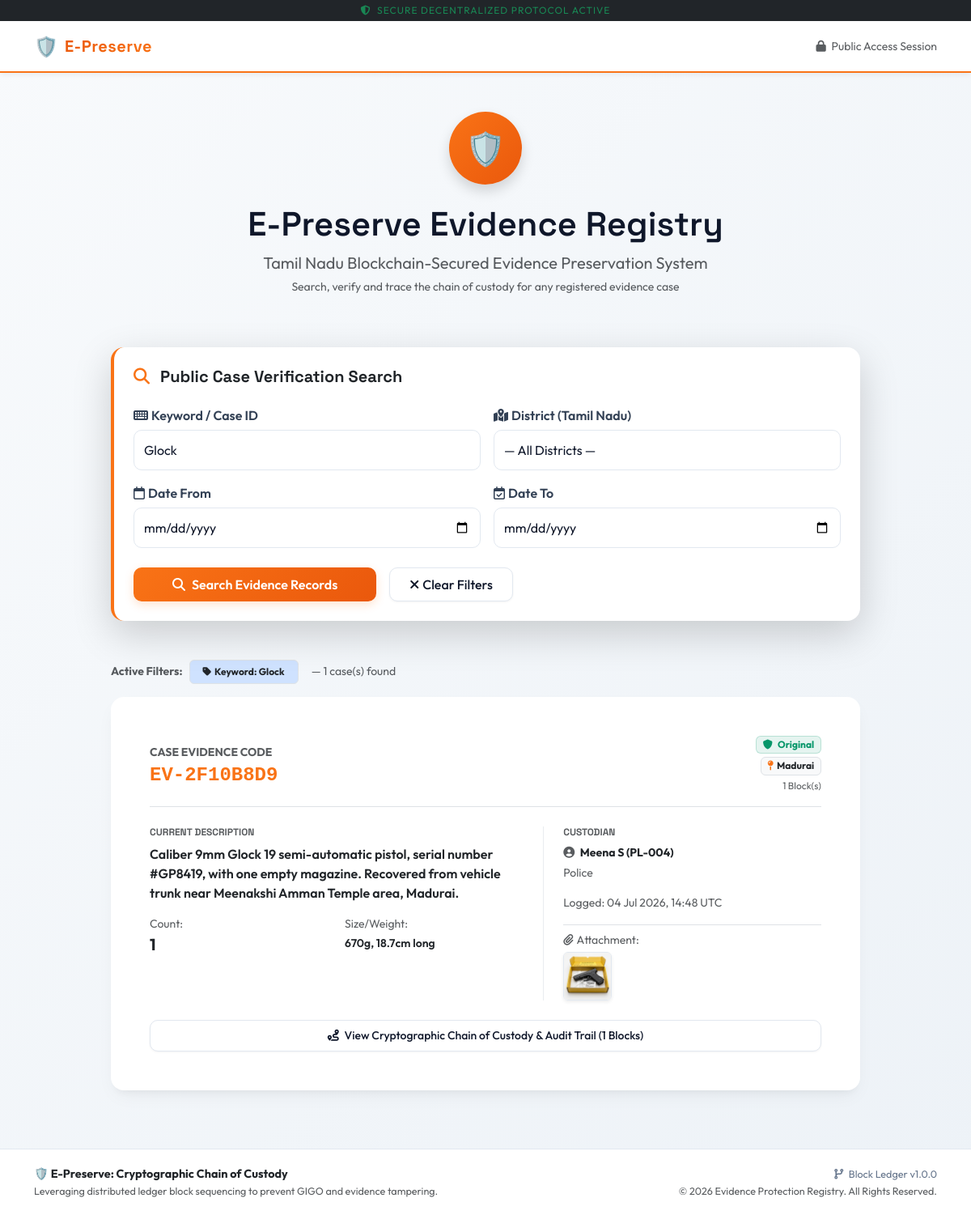
Page /search?query=Glock on the committed database.
### app.py (models this page shows, shortened)
class EvidenceBlock(db.Model):
    id = db.Column(db.Integer, primary_key=True)
    evidence_id = db.Column(db.String(50), nullable=False)
    block_type = db.Column(db.String(30), nullable=False)   # INITIAL, CORRECTION
    item_description = db.Column(db.Text, nullable=False)
    count = db.Column(db.Integer, nullable=False)
    size = db.Column(db.String(50), nullable=False)
    district = db.Column(db.String(100), nullable=True)     # Tamil Nadu district
    timestamp = db.Column(db.DateTime, default=datetime.datetime.utcnow, nullable=False)
    officer_details = db.Column(db.String(150), nullable=False)
    court_order_number = db.Column(db.String(100), nullable=True)
    correction_notes = db.Column(db.Text, nullable=True)
    evidence_file = db.Column(db.String(255), nullable=True)
    evidence_file_type = db.Column(db.String(50), nullable=True)
    previous_hash = db.Column(db.String(64), nullable=False)
    hash = db.Column(db.String(64), nullable=False)

### app.py (the view)
@app.route('/search')
def public_search():
    query        = request.args.get('query', '').strip()
    district_f   = request.args.get('district', '').strip()
    date_from    = request.args.get('date_from', '').strip()
    date_to      = request.args.get('date_to', '').strip()
    results = []
    has_any_filter = bool(query or district_f or date_from or date_to)
    if has_any_filter:
        all_blocks = EvidenceBlock.query.order_by(EvidenceBlock.timestamp.desc()).all()
        results = build_evidence_list(all_blocks, query, district_f, date_from, date_to)
    return render_template(
        'public_search.html',
        query=query,
        district_filter=district_f,
        date_from=date_from,
        date_to=date_to,
        results=results,
        tn_districts=TN_DISTRICTS,
        has_any_filter=has_any_filter
    )

### templates/public_search.html (shortened to what this page needs)
{% extends "base.html" %}
{% block content %}
<div class="row justify-content-center mb-5">
    <div class="col-lg-9 text-center">
        <div class="d-inline-flex align-items-center justify-content-center rounded-circle shadow mb-4"
             style="width:90px; height:90px; font-size:2.5rem; background: linear-gradient(135deg,#f97316,#ea580c);">
            🛡️
        </div>
        <h1 class="fw-extrabold mb-2" style="font-size:2.6rem; color:var(--text-primary);">E-Preserve Evidence Registry</h1>
        <p class="text-muted fs-5 mb-0">Tamil Nadu Blockchain-Secured Evidence Preservation System</p>
        <p class="text-muted small mt-1">Search, verify and trace the chain of custody for any registered evidence case</p>
    </div>
</div>
<div class="row justify-content-center mb-5">
    <div class="col-lg-10">
        <div class="card glass-panel shadow-lg border-0 p-4 bg-white search-card">
            <h3 class="h5 fw-bold text-dark mb-4">
                <i class="fa-solid fa-magnifying-glass me-2" style="color:var(--primary-color);"></i>
                Public Case Verification Search
            </h3>
            <form action="{{ url_for('public_search') }}" method="GET">
                <div class="row g-3 mb-3">
                    <div class="col-md-6">
                        <label class="custom-label"><i class="fa-solid fa-keyboard me-1"></i>Keyword / Case ID</label>
                        <input type="text" class="form-control custom-input" name="query"
                               value="{{ query }}"
                               placeholder="Enter Case ID, officer name, or keywords (e.g. Glock, laptop)...">
                    </div>
                    <div class="col-md-6">
                        <label class="custom-label"><i class="fa-solid fa-map-location-dot me-1"></i>District (Tamil Nadu)</label>
                        <select class="form-select custom-input" name="district">
                            <option value="">— All Districts —</option>
                        </select>
                    </div>
                </div>
                <div class="row g-3 mb-4">
                    <div class="col-md-6">
                        <label class="custom-label"><i class="fa-regular fa-calendar me-1"></i>Date From</label>
                        <input type="date" class="form-control custom-input" name="date_from" value="{{ date_from }}">
                    </div>
                    <div class="col-md-6">
                        <label class="custom-label"><i class="fa-regular fa-calendar-check me-1"></i>Date To</label>
                        <input type="date" class="form-control custom-input" name="date_to" value="{{ date_to }}">
                    </div>
                </div>
                <div class="d-flex gap-3">
                    <button type="submit" class="btn btn-primary-custom px-5 py-2">
                        <i class="fa-solid fa-search me-2"></i>Search Evidence Records
                    </button>
                    {% if has_any_filter %}
                        <a href="{{ url_for('public_search') }}" class="btn btn-secondary-custom px-4 py-2">
                            <i class="fa-solid fa-xmark me-1"></i>Clear Filters
                        </a>
                    {% endif %}
                </div>
            </form>
        </div>
    </div>
</div>
{% if has_any_filter %}
<div class="row justify-content-center mb-3">
    <div class="col-lg-10">
        <div class="d-flex flex-wrap gap-2 align-items-center">
            <span class="text-muted small fw-bold">Active Filters:</span>
            {% if query %}<span class="badge bg-primary-subtle text-dark border px-3 py-2"><i class="fa-solid fa-tag me-1"></i>Keyword: {{ query }}</span>{% endif %}
            <span class="text-muted small ms-2">— {{ results|length }} case(s) found</span>
        </div>
    </div>
</div>
{% endif %}
{% if has_any_filter %}
    {% if not results %}
        <div class="row justify-content-center">
            <div class="col-lg-10">
                <div class="card glass-panel border-0 p-5 text-center bg-white">
                    <span class="fs-1 d-block mb-3">🔍</span>
                    <h4 class="text-dark fw-bold">No evidence records match your search</h4>
                    <p class="text-muted small">Try a different keyword, district, or date range.<br>
                       Example searches: <code>Madurai</code> · <code>EV-2F10B8D9</code> · <code>Glock</code> · <code>2026</code></p>
                </div>
            </div>
        </div>
    {% else %}
        <div class="row justify-content-center">
            <div class="col-lg-10">
                {% for item in results %}
                <div class="card glass-panel border-0 p-4 p-md-5 mb-4 bg-white">
                    <div class="d-flex flex-wrap align-items-center justify-content-between border-bottom pb-3 mb-4">
                        <div>
                            <span class="text-muted small fw-bold">CASE EVIDENCE CODE</span>
                            <h3 class="h4 font-monospace fw-bold mb-0 mt-1" style="color:var(--primary-color);">
                                {{ item.evidence_id }}
                            </h3>
                        </div>
                        <div class="text-end mt-2 mt-sm-0 d-flex flex-column align-items-end gap-1">
                            <span class="badge {% if item.has_corrections %}badge-correction{% else %}badge-initial{% endif %}">
                                {% if item.has_corrections %}<i class="fa-solid fa-clock-rotate-left me-1"></i> Amended{% else %}<i class="fa-solid fa-shield me-1"></i> Original{% endif %}
                            </span>
                            {% if item.latest_block.district %}
                                <span class="badge bg-light border text-dark">
                                    <i class="fa-solid fa-map-pin me-1" style="color:var(--primary-color);"></i>{{ item.latest_block.district }}
                                </span>
                            {% endif %}
                            <span class="text-muted small" style="font-size:.75rem;">{{ item.history_count }} Block(s)</span>
                        </div>
                    </div>
                    <div class="row g-4 mb-4">
                        <div class="col-md-7">
                            <h5 class="h6 text-muted fw-bold mb-2" style="font-size:.75rem; text-transform:uppercase;">Current Description</h5>
                            <p class="text-dark fw-semibold mb-3" style="white-space:pre-line;">{{ item.latest_block.item_description }}</p>
                            <div class="row g-2">
                                <div class="col-6">
                                    <span class="text-muted d-block small">Count:</span>
                                    <span class="text-dark fw-bold fs-5">{{ item.latest_block.count }}</span>
                                </div>
                                <div class="col-6">
                                    <span class="text-muted d-block small">Size/Weight:</span>
                                    <span class="text-dark fw-semibold small">{{ item.latest_block.size }}</span>
                                </div>
                            </div>
                        </div>
                        <div class="col-md-5 border-start border-light-subtle ps-md-4 d-flex flex-column">
                            <h5 class="h6 text-muted fw-bold mb-2" style="font-size:.75rem; text-transform:uppercase;">Custodian</h5>
                            <p class="text-dark mb-1 small fw-bold">
                                <i class="fa-solid fa-user-circle text-muted me-1"></i>
                                {{ item.latest_block.officer_details.split(' - ')[0] }}
                            </p>
                            <span class="text-muted small d-block mb-3">{{ item.latest_block.officer_details.split(' - ')[1] }}</span>
                            <span class="text-muted small">Logged: {{ item.latest_block.timestamp.strftime('%d %b %Y, %H:%M UTC') }}</span>
                            {% if item.latest_block.evidence_file and item.latest_block.evidence_file_type == 'image' %}
                                <div class="mt-3 pt-2 border-top">
                                    <span class="text-muted small d-block mb-1"><i class="fa-solid fa-paperclip me-1"></i>Attachment:</span>
                                    <img src="{{ url_for('static', filename='uploads/' + item.latest_block.evidence_file) }}"
                                         class="evidence-thumb shadow-sm" style="cursor:pointer;"
                                         onclick="openImageModal(this.src)" alt="Evidence">
                                </div>
                            {% endif %}
                        </div>
                    </div>
                    <div>
                        <button class="btn btn-secondary-custom btn-sm w-100 py-2" type="button"
                                data-bs-toggle="collapse"
                                data-bs-target="#trail-{{ item.evidence_id }}"
                                aria-expanded="false">
                            <i class="fa-solid fa-route me-1"></i>
                            View Cryptographic Chain of Custody &amp; Audit Trail ({{ item.history_count }} Blocks)
                        </button>
                    </div>
                </div>
                {% endfor %}
            </div>
        </div>
    {% endif %}
{% endif %}
{% endblock %}

### static/css/style.css (style rules this page uses)
:root { --bg-gradient: linear-gradient(135deg, #f8fafc 0%, #edf2f7 100%); --card-bg: #ffffff; --card-border: #e2e8f0; --glass-glow: rgba(249, 115, 22, 0.1); --primary-color: #f97316; --primary-hover: #ea580c; --secondary-color: #c2410c; --success-color: #059669; --warning-color: #d97706; --danger-color: #dc2626; --info-color: #2563eb; --text-primary: #0f172a; --text-secondary: #334155; --text-muted: #64748b; }
body { background: var(--bg-gradient); color: var(--text-secondary); font-family: 'Outfit', sans-serif; min-height: 100vh; display: flex; flex-direction: column; overflow-x: hidden; }
h1, h2, h3, h4, h5, h6 { font-family: 'Space Grotesk', sans-serif; font-weight: 600; color: var(--text-primary); }
.glass-panel { background: var(--card-bg); border: 1px solid var(--card-border); border-radius: 16px; box-shadow: 0 10px 25px -5px rgba(0, 0, 0, 0.05), 0 8px 10px -6px rgba(0, 0, 0, 0.05); transition: all 0.3s cubic-bezier(0.4, 0, 0.2, 1); }
.btn-primary-custom { background: linear-gradient(135deg, var(--primary-color) 0%, var(--primary-hover) 100%); border: none; color: white !important; font-weight: 600; padding: 10px 24px; border-radius: 10px; box-shadow: 0 4px 12px rgba(249, 115, 22, 0.2); transition: all 0.2s ease; }
.btn-secondary-custom { background: #ffffff; border: 1px solid var(--card-border); color: var(--text-primary); font-weight: 500; padding: 10px 24px; border-radius: 10px; transition: all 0.2s ease; box-shadow: 0 1px 3px rgba(0, 0, 0, 0.05); }
.badge-initial { background: rgba(5, 150, 105, 0.1); color: var(--success-color); border: 1px solid rgba(5, 150, 105, 0.2); }
.custom-input { background: #ffffff !important; border: 1px solid var(--card-border) !important; color: var(--text-primary) !important; border-radius: 10px !important; padding: 12px !important; transition: all 0.3s ease !important; }
.custom-label { color: var(--text-secondary); font-weight: 600; margin-bottom: 6px; }
.search-card { background: #ffffff; border-left: 4px solid var(--primary-color) !important; }
.evidence-thumb { width: 60px; height: 60px; object-fit: cover; border-radius: 6px; border: 1px solid var(--card-border); transition: transform 0.2s ease; }

### rows in the picture
EvidenceBlock: evidence_id "EV-2F10B8D9", latest_block.district "Madurai", history_count "1", latest_block.item_description "Caliber 9mm Glock 19 semi-automatic pistol, serial number #GP8419, with one empty magazine. Recovered from vehicle trunk near Meenakshi Amman Temple area, Madurai.", latest_block.count "1", latest_block.size "670g, 18.7cm long", latest_block.officer_details "Meena S (PL-004)", latest_block.officer_details "Police", latest_block.timestamp "04 Jul 2026, 14:48 UTC", evidence_file (picture)

### other values in the picture
{{ query }} "Glock"
{{ results|length }} "1"
